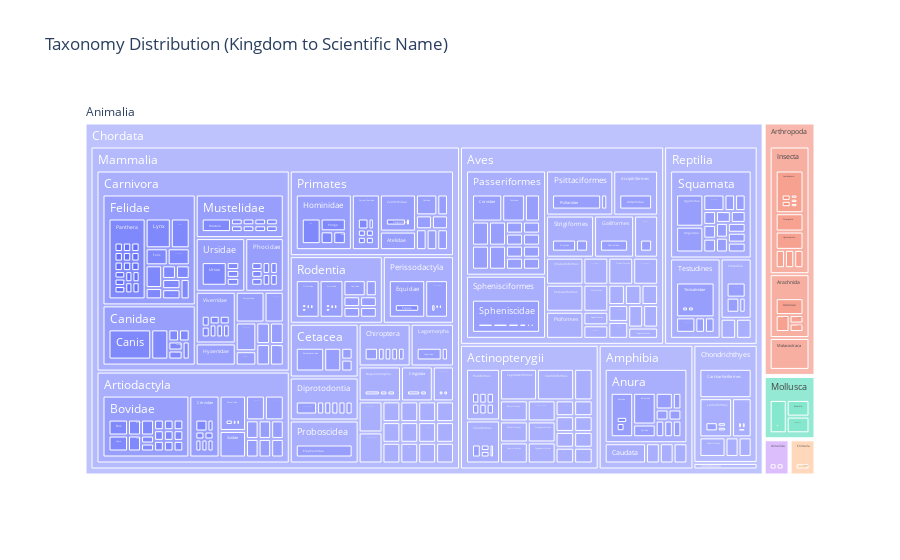

Notebook cell for this chart:
### Code cell
import plotly.express as px
df = pd.DataFrame(data)

# Count the species in each order
order_counts = df['Order'].value_counts().reset_index()
order_counts.columns = ['Order', 'Number of Species']

fig = px.treemap(df, 
                 path=['Kingdom', 'Phylum', 'Class', 'Order', 'Family', 'Genus', 'Scientific.Name'], 
                 title='Taxonomy Distribution (Kingdom to Scientific Name)')

# Adjusting the size of the figure for better visibility

# Show the treemap
fig.show()

### Figure 1 — Plotly figure (JSON) as saved in the notebook; plotly's stock layout.template omitted (floating-point values rounded to 4 significant figures; data arrays with more than 128 entries replaced by an {"elided": "..."} marker saying what was removed)
{"data": [{"branchvalues": "total", "domain": {"x": [0, 1], "y": [0, 1]}, "hovertemplate": "labels=%{label}<br>count=%{value}<br>parent=%{parent}<br>id=%{id}<extra></extra>", "ids": {"elided": "1361 str values"}, "labels": {"elided": "1361 str values"}, "name": "", "parents": {"elided": "1361 str values"}, "type": "treemap", "values": {"elided": "1361 int values"}}], "layout": {"legend": {"tracegroupgap": 0}, "title": {"text": "Taxonomy Distribution (Kingdom to Scientific Name)"}}}
